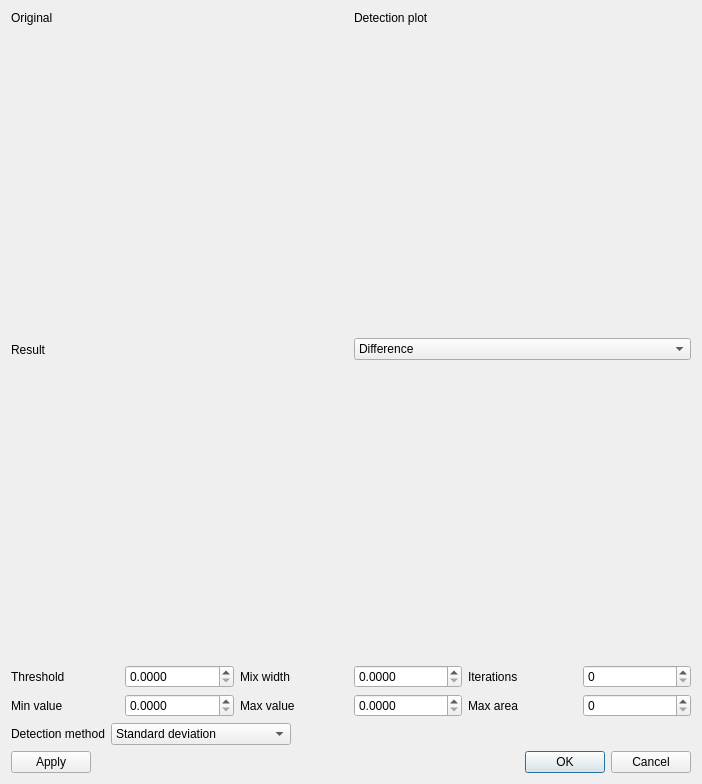
<?xml version="1.0" encoding="UTF-8"?>
<ui version="4.0">
 <class>SpotClean2Dlg</class>
 <widget class="QDialog" name="SpotClean2Dlg">
  <property name="geometry">
   <rect>
    <x>0</x>
    <y>0</y>
    <width>702</width>
    <height>784</height>
   </rect>
  </property>
  <property name="windowTitle">
   <string>Dialog</string>
  </property>
  <layout class="QVBoxLayout" name="verticalLayout">
   <item>
    <layout class="QHBoxLayout" name="horizontalLayout">
     <item>
      <layout class="QVBoxLayout" name="verticalLayout_2">
       <item>
        <widget class="QLabel" name="label">
         <property name="sizePolicy">
          <sizepolicy hsizetype="Preferred" vsizetype="Maximum">
           <horstretch>0</horstretch>
           <verstretch>0</verstretch>
          </sizepolicy>
         </property>
         <property name="text">
          <string>Original</string>
         </property>
        </widget>
       </item>
       <item>
        <widget class="QtAddons::ImageViewerWidget" name="viewer_original" native="true">
         <property name="minimumSize">
          <size>
           <width>0</width>
           <height>256</height>
          </size>
         </property>
        </widget>
       </item>
      </layout>
     </item>
     <item>
      <layout class="QVBoxLayout" name="verticalLayout_3">
       <item>
        <widget class="QLabel" name="label_2">
         <property name="sizePolicy">
          <sizepolicy hsizetype="Preferred" vsizetype="Maximum">
           <horstretch>0</horstretch>
           <verstretch>0</verstretch>
          </sizepolicy>
         </property>
         <property name="text">
          <string>Detection plot</string>
         </property>
        </widget>
       </item>
       <item>
        <widget class="QtAddons::Plotter" name="plot_detection" native="true"/>
       </item>
      </layout>
     </item>
    </layout>
   </item>
   <item>
    <layout class="QHBoxLayout" name="horizontalLayout_2">
     <item>
      <layout class="QVBoxLayout" name="verticalLayout_4">
       <item>
        <widget class="QLabel" name="label_3">
         <property name="sizePolicy">
          <sizepolicy hsizetype="Preferred" vsizetype="Maximum">
           <horstretch>0</horstretch>
           <verstretch>0</verstretch>
          </sizepolicy>
         </property>
         <property name="minimumSize">
          <size>
           <width>0</width>
           <height>24</height>
          </size>
         </property>
         <property name="text">
          <string>Result</string>
         </property>
        </widget>
       </item>
       <item>
        <widget class="QtAddons::ImageViewerWidget" name="viewer_result" native="true">
         <property name="minimumSize">
          <size>
           <width>0</width>
           <height>256</height>
          </size>
         </property>
        </widget>
       </item>
      </layout>
     </item>
     <item>
      <layout class="QVBoxLayout" name="verticalLayout_5">
       <item>
        <widget class="QComboBox" name="combo_detection_display">
         <property name="sizePolicy">
          <sizepolicy hsizetype="Preferred" vsizetype="Maximum">
           <horstretch>0</horstretch>
           <verstretch>0</verstretch>
          </sizepolicy>
         </property>
         <item>
          <property name="text">
           <string>Difference</string>
          </property>
         </item>
         <item>
          <property name="text">
           <string>Difference percentage</string>
          </property>
         </item>
         <item>
          <property name="text">
           <string>Detection image</string>
          </property>
         </item>
         <item>
          <property name="text">
           <string>Hit map</string>
          </property>
         </item>
        </widget>
       </item>
       <item>
        <widget class="QtAddons::ImageViewerWidget" name="viewer_difference" native="true"/>
       </item>
      </layout>
     </item>
    </layout>
   </item>
   <item>
    <layout class="QGridLayout" name="gridLayout">
     <item row="0" column="4">
      <widget class="QLabel" name="label_6">
       <property name="text">
        <string>Iterations</string>
       </property>
      </widget>
     </item>
     <item row="0" column="3">
      <widget class="QDoubleSpinBox" name="entry_sigma">
       <property name="decimals">
        <number>4</number>
       </property>
      </widget>
     </item>
     <item row="0" column="2">
      <widget class="QLabel" name="label_5">
       <property name="text">
        <string>Mix width</string>
       </property>
      </widget>
     </item>
     <item row="0" column="1">
      <widget class="QDoubleSpinBox" name="entry_gamma">
       <property name="decimals">
        <number>4</number>
       </property>
      </widget>
     </item>
     <item row="0" column="0">
      <widget class="QLabel" name="label_4">
       <property name="text">
        <string>Threshold</string>
       </property>
      </widget>
     </item>
     <item row="0" column="5">
      <widget class="QSpinBox" name="entry_iterations"/>
     </item>
     <item row="1" column="0">
      <widget class="QLabel" name="label_7">
       <property name="text">
        <string>Min value</string>
       </property>
      </widget>
     </item>
     <item row="1" column="1">
      <widget class="QDoubleSpinBox" name="entry_min">
       <property name="decimals">
        <number>4</number>
       </property>
      </widget>
     </item>
     <item row="1" column="2">
      <widget class="QLabel" name="label_8">
       <property name="text">
        <string>Max value</string>
       </property>
      </widget>
     </item>
     <item row="1" column="3">
      <widget class="QDoubleSpinBox" name="entry_max">
       <property name="decimals">
        <number>4</number>
       </property>
      </widget>
     </item>
     <item row="1" column="4">
      <widget class="QLabel" name="label_9">
       <property name="text">
        <string>Max area</string>
       </property>
      </widget>
     </item>
     <item row="1" column="5">
      <widget class="QSpinBox" name="entry_maxarea"/>
     </item>
    </layout>
   </item>
   <item>
    <layout class="QHBoxLayout" name="horizontalLayout_3">
     <item>
      <widget class="QLabel" name="label_10">
       <property name="text">
        <string>Detection method</string>
       </property>
      </widget>
     </item>
     <item>
      <widget class="QComboBox" name="combo_detectionmethod">
       <property name="minimumSize">
        <size>
         <width>180</width>
         <height>0</height>
        </size>
       </property>
       <item>
        <property name="text">
         <string>Standard deviation</string>
        </property>
       </item>
       <item>
        <property name="text">
         <string>Ring</string>
        </property>
       </item>
       <item>
        <property name="text">
         <string>Median</string>
        </property>
       </item>
       <item>
        <property name="text">
         <string>MinMax</string>
        </property>
       </item>
       <item>
        <property name="text">
         <string>TriKernel</string>
        </property>
       </item>
      </widget>
     </item>
     <item>
      <spacer name="horizontalSpacer">
       <property name="orientation">
        <enum>Qt::Horizontal</enum>
       </property>
       <property name="sizeHint" stdset="0">
        <size>
         <width>40</width>
         <height>20</height>
        </size>
       </property>
      </spacer>
     </item>
    </layout>
   </item>
   <item>
    <layout class="QHBoxLayout" name="horizontalLayout_4">
     <item>
      <widget class="QPushButton" name="button_apply">
       <property name="text">
        <string>Apply</string>
       </property>
      </widget>
     </item>
     <item>
      <widget class="QDialogButtonBox" name="buttonBox">
       <property name="sizePolicy">
        <sizepolicy hsizetype="Expanding" vsizetype="Fixed">
         <horstretch>0</horstretch>
         <verstretch>0</verstretch>
        </sizepolicy>
       </property>
       <property name="standardButtons">
        <set>QDialogButtonBox::Cancel|QDialogButtonBox::Ok</set>
       </property>
      </widget>
     </item>
    </layout>
   </item>
  </layout>
 </widget>
 <customwidgets>
  <customwidget>
   <class>QtAddons::ImageViewerWidget</class>
   <extends>QWidget</extends>
   <header location="global">imageviewerwidget.h</header>
   <container>1</container>
  </customwidget>
  <customwidget>
   <class>QtAddons::Plotter</class>
   <extends>QWidget</extends>
   <header location="global">plotter.h</header>
   <container>1</container>
  </customwidget>
 </customwidgets>
 <resources/>
 <connections>
  <connection>
   <sender>buttonBox</sender>
   <signal>accepted()</signal>
   <receiver>SpotClean2Dlg</receiver>
   <slot>accept()</slot>
   <hints>
    <hint type="sourcelabel">
     <x>350</x>
     <y>763</y>
    </hint>
    <hint type="destinationlabel">
     <x>350</x>
     <y>391</y>
    </hint>
   </hints>
  </connection>
  <connection>
   <sender>buttonBox</sender>
   <signal>rejected()</signal>
   <receiver>SpotClean2Dlg</receiver>
   <slot>reject()</slot>
   <hints>
    <hint type="sourcelabel">
     <x>350</x>
     <y>763</y>
    </hint>
    <hint type="destinationlabel">
     <x>350</x>
     <y>391</y>
    </hint>
   </hints>
  </connection>
 </connections>
</ui>
